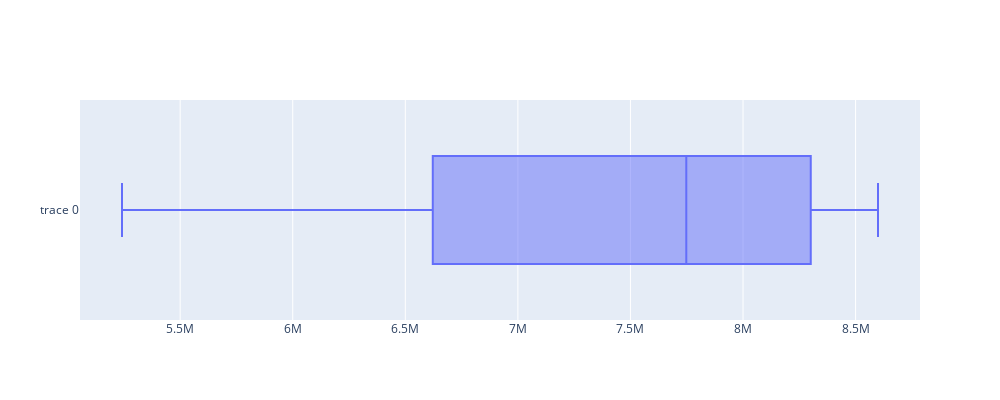

Source (notebook cell):
### Code cell
fig = go.Figure()
fig.add_trace(go.Box(x=eco.values))
fig.update_layout(height=400, width=1000)
fig.show()

### Figure 1 — Plotly figure (JSON) as saved in the notebook; plotly's stock layout.template omitted (floating-point values rounded to 4 significant figures)
{"data": [{"type": "box", "x": [8201000.0, 7082000.0, 5242000.0, 7748000.0, 8600000.0]}], "layout": {"height": 400, "width": 1000}}
